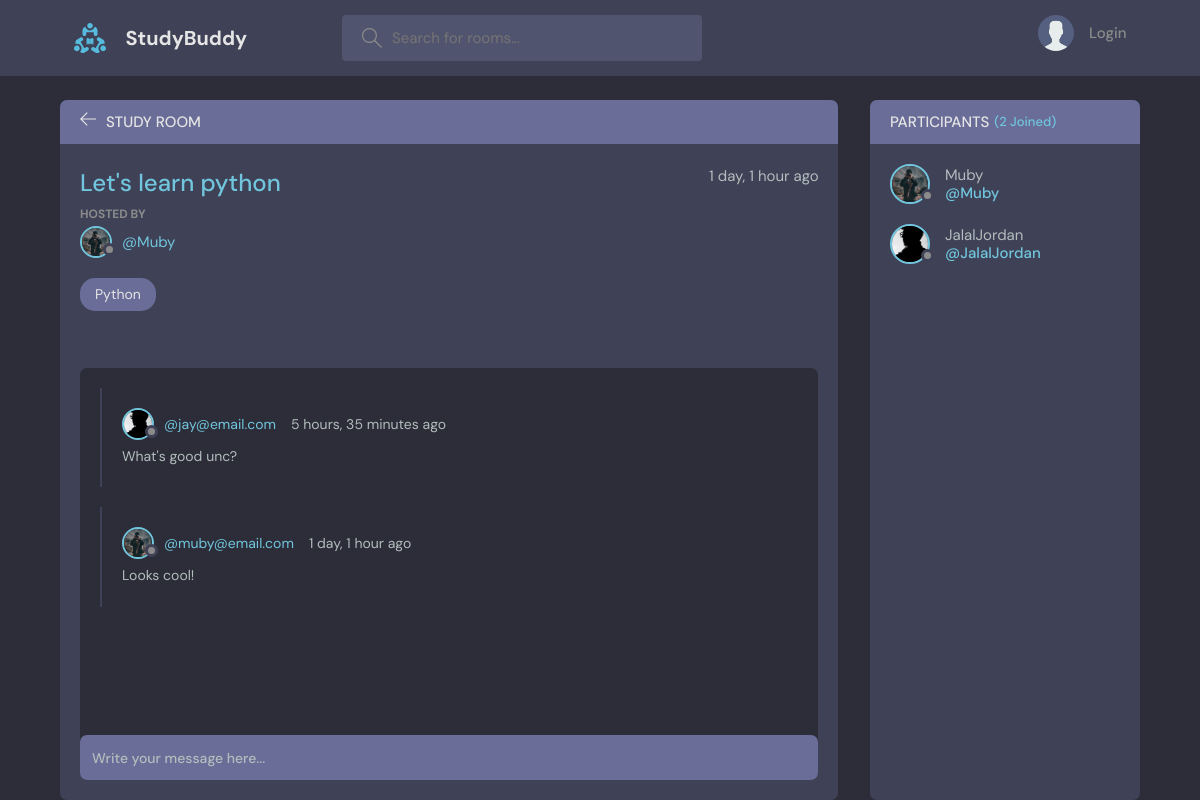
The page /room/1/ on the database its author committed.
### base/models.py (models this page shows, shortened)
class Room(models.Model):
    host = models.ForeignKey(User, on_delete=models.SET_NULL, null=True)
    topic = models.ForeignKey(Topic, on_delete=models.SET_NULL, null=True)
    name = models.CharField(max_length=200)
    description = models.TextField(null=True, blank=True)
    participants = models.ManyToManyField(
        User,
        related_name="participants",
        blank=True,
    )
    updated = models.DateTimeField(auto_now=True)
    created = models.DateTimeField(auto_now_add=True)
    class Meta:
        ordering = ["-updated", "-created"]

class User(AbstractUser):
    name = models.CharField(max_length=200, null=True)
    email = models.EmailField(unique=True, null=True)
    bio = models.TextField(null=True)
    avatar = models.ImageField(null=True, default="avatar.svg")
    USERNAME_FIELD = "email"
    REQUIRED_FIELDS = []

class Topic(models.Model):
    name = models.CharField(max_length=200)

class Message(models.Model):
    user = models.ForeignKey(User, on_delete=models.CASCADE)
    room = models.ForeignKey(Room, on_delete=models.CASCADE)
    body = models.TextField()
    updated = models.DateTimeField(auto_now=True)
    created = models.DateTimeField(auto_now_add=True)
    class Meta:
        ordering = ["-updated", "-created"]

### base/views.py (the view, shortened to what this page needs)
# urls.py: path("room/<str:pk>/", views.room, name="room"),
def room(request, pk):
    room = Room.objects.get(id=pk)
    room_messages = room.message_set.all().order_by("-created")
    participants = room.participants.all()
    context = {
        "room": room,
        "room_messages": room_messages,
        "participants": participants,
    }
    return render(request, "base/room.html", context)

### base/templates/base/room.html (shortened to what this page needs)
{% extends 'main.html' %}
{% block content %}
    <main class="profile-page layout layout--2">
      <div class="container">
        <div class="room">
          <div class="room__top">
            <div class="room__topLeft">
              <a href="{{request.META.HTTP_REFERER}}">
                <svg version="1.1" xmlns="http://www.w3.org/2000/svg" width="32" height="32" viewBox="0 0 32 32">
                  <title>arrow-left</title>
                  <path
                    d="M13.723 2.286l-13.723 13.714 13.719 13.714 1.616-1.611-10.96-10.96h27.625v-2.286h-27.625l10.965-10.965-1.616-1.607z"
                  ></path>
                </svg>
              </a>
              <h3>Study Room</h3>
            </div>
          </div>
          <div class="room__box scroll">
            <div class="room__header scroll">
              <div class="room__info">
                <h3>{{room.name}}</h3>
                <span>{{room.created|timesince}} ago</span>
              </div>
              <div class="room__hosted">
                <p>Hosted By</p>
                <a href="{% url 'user-profile' room.host.id %}" class="room__author">
                  <div class="avatar avatar--small">
                    <img src="{{room.host.avatar.url}}" />
                  </div>
                  <span>@{{room.host.username}}</span>
                </a>
              </div>
              <span class="room__topics">{{room.topic.name}}</span>
            </div>
            <div class="room__conversation">
              <div class="threads scroll">
                {% for message in room_messages %}
                <div class="thread">
                  <div class="thread__top">
                    <div class="thread__author">
                      <a href="{% url 'user-profile' message.user.id %}" class="thread__authorInfo">
                        <div class="avatar avatar--small">
                          <img src="{{message.user.avatar.url}}" />
                        </div>
                        <span>@{{message.user}}</span>
                      </a>
                      <span class="thread__date">{{message.created|timesince}} ago</span>
                    </div>
                  </div>
                  <div class="thread__details">
                    {{message.body}}
                  </div>
                </div>
                {% endfor %}
              </div>
            </div>
          </div>
          <div class="room__message">
            <form action="{% url 'room' room.id %}" method="POST">
              <input name="body" placeholder="Write your message here..." />
            </form>
          </div>
        </div>
        <div class="participants">
          <h3 class="participants__top">Participants <span>({{participants.all.count}} Joined)</span></h3>
          <div class="participants__list scroll">
            {% for participant in participants %}
            <a href="{% url 'user-profile' participant.id %}" class="participant">
              <div class="avatar avatar--medium">
                <img src="{{participant.avatar.url}}" />
              </div>
              <p>
                {{participant.username}}
                <span>@{{participant.username}}</span>
              </p>
            </a>
            {% endfor %}
          </div>
        </div>
      </div>
    </main>
{% endblock content %}

### rows shown on the page
Room: name "Let's learn python", created "1 day, 1 hour", host.avatar (picture), host.username "Muby", topic.name "Python"
Message: user.avatar (picture), user "jay@email.com", created "5 hours, 35 minutes", body "What's good unc?"
Message: user.avatar (picture), user "muby@email.com", created "1 day, 1 hour", body "Looks cool!"
User: avatar (picture), username "Muby"
User: avatar (picture), username "JalalJordan"

### other values the page prints
{{ participants.all.count }} "2"
